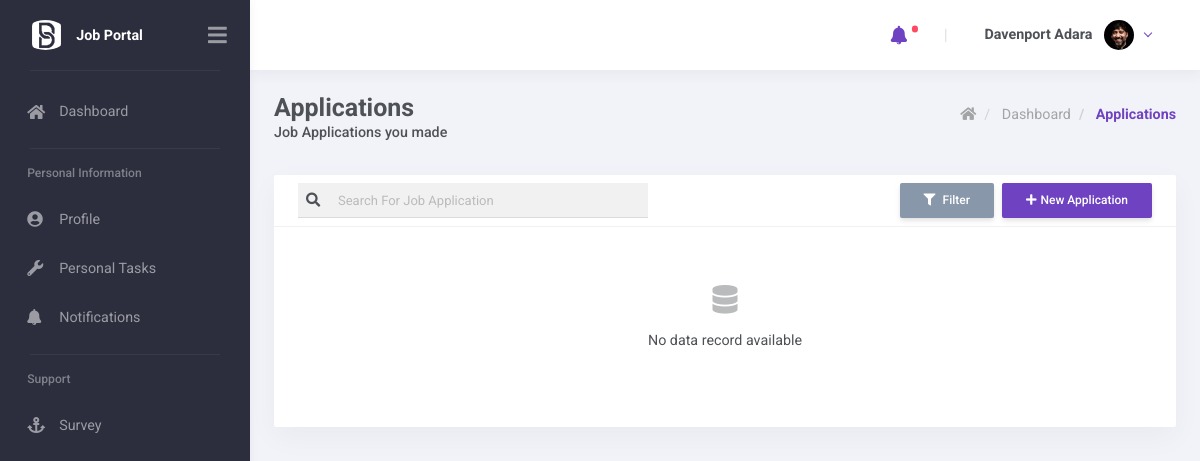
/app/applications/ (signed in), run on the app's committed database.
### core/models.py (models this page shows, shortened)
class Employee(AbstractUser, PermissionsMixin):
    id = models.UUIDField(primary_key=True, default=uuid.uuid4, editable=False)
    employee_number = models.CharField(max_length=10, editable=False, unique=True)
    nationalIdNo = models.CharField(max_length=150, help_text="format:XX-XXXXXX-A-XX", unique=True,
                                    verbose_name="Nation ID Number")
    profilePhoto = models.ImageField(blank=True, null=True, upload_to="users/profile-photos",
                                     verbose_name="Profile Photo")
    username = models.CharField(max_length=150, unique=True)
    email = models.EmailField(max_length=255, unique=True, )
    phone = PhoneNumberField(max_length=20, verbose_name="Phone Number")
    SEX_CHOICES = [
        ("MALE", "Male"),
        ("FEMALE", "Female"),
        ("UNKNOWN", "Unknown"),
    ]
    date_of_birth = models.DateField(blank=True, null=True)
    sex = models.CharField(max_length=10, choices=SEX_CHOICES, default="UNKNOWN", verbose_name="Sex")
    address_line_1 = models.CharField(max_length=255, blank=True, null=True, verbose_name="Address Line 1")
    address_line_2 = models.CharField(max_length=255, blank=True, null=True, verbose_name="Address Line 2")
    ROLE_CHOICES = [
        ('ADMIN', 'Admin'),
        ('APPLICANT', 'Applicant'),
        ('HR OFFICER', 'HR Officer'),
        ("EMPLOYEE", "Employee")
    ]
    role = models.CharField(max_length=255, choices=ROLE_CHOICES, default="ADMIN")
    active_assignment = models.OneToOneField('JobAssignments', on_delete=models.SET_NULL,
                                             related_name="active_employee", null=True, blank=True)
    objects = CustomUserManager()
    USERNAME_FIELD = 'email'
    REQUIRED_FIELDS = [
        "phone",
        "username",
        "first_name",
        "last_name",
        "nationalIdNo"
    ]
    def __str__(self):
        return self.last_name.upper() + " " + self.first_name.upper()
    class Meta:
        ordering = ["first_name", "last_name"]
        unique_together = [("nationalIdNo")]
        verbose_name = "Employee"
        verbose_name_plural = "Employees"

### core/views.py (the view)
# urls.py: path('app/applications/', ApplicationListView.as_view(), name='app_application_list'),
class ApplicationListView(LoginRequiredMixin, ListView, SearchFilter):
    template_name = "pages/applications.html"
    model = JobApplication
    paginate_by = settings.PAGE_SIZE
    paginator_class = Paginator
    total_count = 0
    search_fields = [
        "job_offering__position__name",
        "job_offering__position__code",
        "job_offering__position__department__name",
        "job_offering__position__department__code",
    ]
    def get_queryset(self, **kwargs):
        today = timezone.now().today()
        queryset = super().get_queryset().filter(
            employee=self.request.user
        )
        self.total_count = queryset.count()
        return self.filter_queryset_here(request=self.request, queryset=queryset)
    def get_context_data(self, **kwargs):
        context = super().get_context_data(**kwargs)
        context["total"] = self.total_count
        return context

### core/helpers/search_filter.py (called while the page is built, shortened)
def search_smart_split(search_terms):
    split_terms = []
    return split_terms

    def get_search_terms(self, request):
        value = request.GET.get(self.search_param, '')
        field = CharField(trim_whitespace=False, allow_blank=True)
        cleaned_value = field.run_validation(value)
        return search_smart_split(cleaned_value)

    def filter_queryset_here(self, queryset, request):
        search_terms = self.get_search_terms(request)
        if not self.search_fields or not search_terms:
            return queryset

### core/models.py (called while the page is built)
    def unread(self, include_deleted=False):
        return self.filter(unread=True, deleted=False)

    @property
    def timesince(self, now=None):
        from django.utils.timesince import timesince as timesince_
        return timesince_(self.createdAt, now)

### templates/pages/applications.html
{% extends "layouts/app.layout.html" %}
{% block app-content %}
    {% include "includes/application_list/header.html" %}
    <div class="card">
        {% include "includes/application_list/filter-items.html" %}
        {% include "includes/application_list/table.html" %}
    </div>
{% endblock %}

### templates/layouts/includes/user-dropdown.html (shortened to what this page needs)
{% load static random_color %}
<div class="demo-navbar-user nav-item dropdown">
            <a class="nav-link dropdown-toggle" href="#" data-toggle="dropdown">
                <div class="d-inline-flex flex-lg-row-reverse align-items-center align-middle">
                    {% if request.user.profilePhoto %}
                    	 <img src="{{ request.user.profilePhoto.url }}" alt
                         class="d-block ui-w-30 rounded-circle">
                   {% else %}
                        <div class="d-flex align-items-center justify-content-center ui-w-30 rounded-circle {% random_user_color %} text-white">
                        {{ request.user.first_name | first  }}
                        </div>
                    {% endif %}
                    <span class="px-1 text-dark font-weight-bold mr-lg-2 ml-2 ml-lg-0 d-none d-md-inline">
                        {{ request.user | title }}
                    </span>
                </div>
            </a>
        </div>

### static/assets/css/uikit.css (style rules this page uses)
.ui-w-30 { width: 30px !important; height: 30px !important; }

### data on the page
Employee: user.profilePhoto (picture), user "Davenport Adara"
